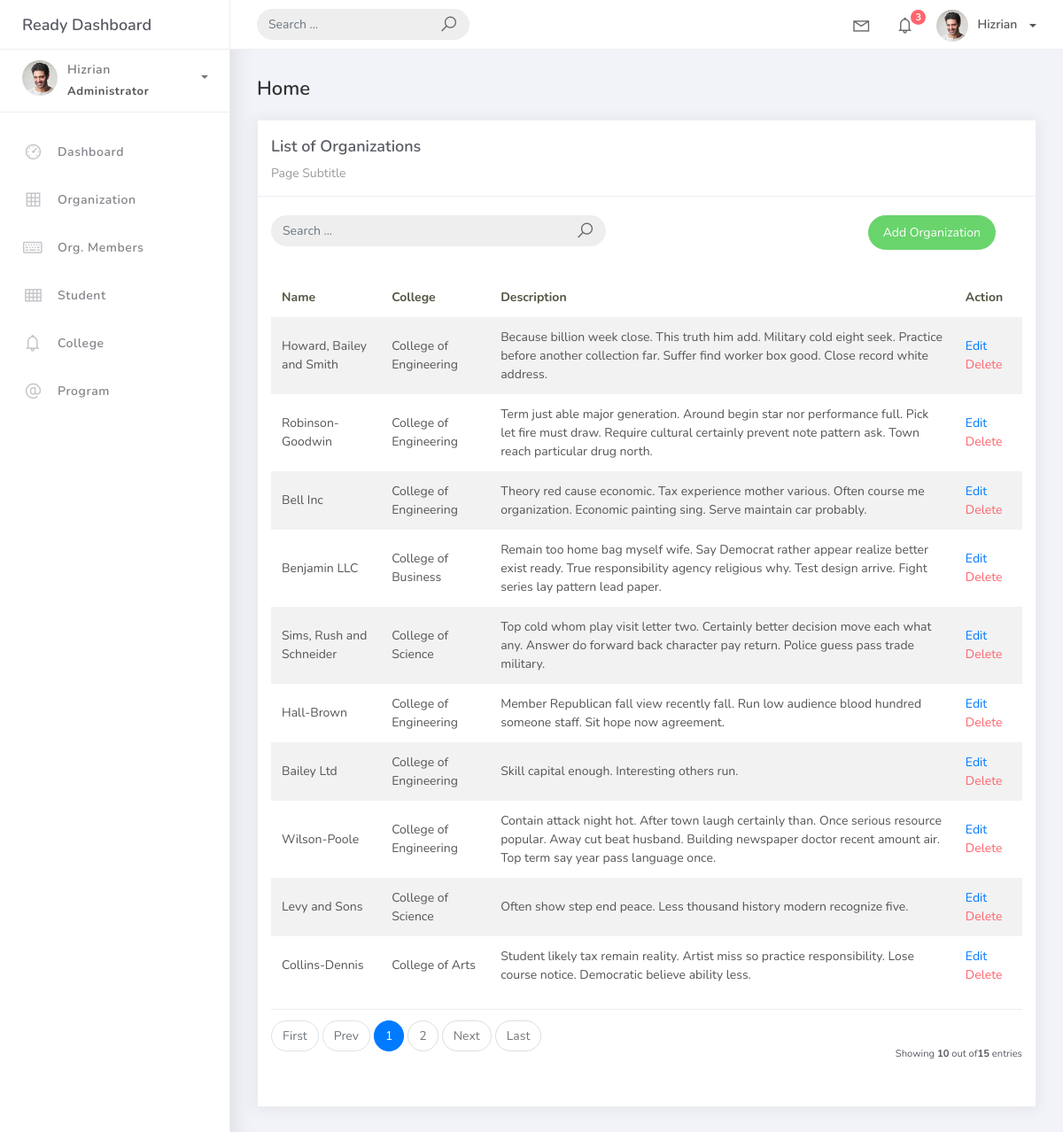
The page /organizations/ on the database its author committed.
### projectsite/models.py (models this page shows, shortened)
class BaseModel(models.Model):
    created_at = models.DateTimeField(auto_now_add=True, db_index=True)
    updated_at = models.DateTimeField(auto_now=True)
    class Meta:
        abstract = True

class Organization(BaseModel):
    name = models.CharField(max_length=150)
    college = models.ForeignKey(College, on_delete=models.CASCADE)
    description = models.TextField(null=True, blank=True)

class College(BaseModel):
    college_name = models.CharField(max_length=150)
    def __str__(self):
        return self.college_name

### projectsite/views.py (the view)
# urls.py: path('organizations/', views.OrganizationListView.as_view(), name='organization-list'),
class OrganizationListView(ListView):
    model = Organization
    template_name = 'org_list.html'
    context_object_name = 'organizations'
    paginate_by = 10

### templates/org_list.html (shortened to what this page needs)
{% extends 'base.html' %} {% load static %} {% block content %}
<div class="content">
  <div class="container-fluid">
    <h4 class="page-title">Home</h4>
    <div class="row">
      <div class="col-md-12">
        <div class="card">
          <div class="card-header">
            <div class="card-title">List of Organizations</div>
            <div class="card-category">Page Subtitle</div>
          </div>
          <br />
          <div class="col-md-12 row">
            <div class="col-md-6">
              <form
                class="navbar-left navbar-form nav-search mr-md-3" action="{% url 'organization-list' %}">
                <div class="input-group">
                  <input
                    type="text" placeholder="Search ... " class="form-control" name="q" />
                  <div class="input-group-append">
                    <span class="input-group-text">
                      <i class="la la-search search-icon"></i>
                    </span>
                  </div>
                </div>
              </form>
            </div>
            <div class="col-md-6">
              <div class="pull-right">
                <a
                  href="{% url 'organization-add' %}" class="btn btn-success btn-rounded" >Add Organization</a>
              </div>
            </div>
          </div>
          <div class="card-body">
            <table class="table table-striped mt-3">
              <thead>
                <tr>
                  <th scope="col">Name</th>
                  <th scope="col">College</th>
                  <th scope="col">Description</th>
                  <th scope="col">Action</th>
                </tr>
              </thead>
              <tbody>
                {% for object in object_list %}
                <tr>
                  <td>{{ object.name }}</td>
                  <td>{{ object.college }}</td>
                  <td>{{ object.description }}</td>
                  <td>
                    <a href="organization_list/{{ object.id }}">Edit</a>
                    <a href="organization_list/{{ object.id }}/delete" class="text-danger">Delete</a></td>
                </tr>
                {% endfor %}
              </tbody>
            </table>
            {% include 'includes/pagination.html' %}
          </div>
        </div>
      </div>
    </div>
  </div>
</div>
{% endblock %}

### rows shown on the page
Organization: name "Howard, Bailey and Smith", college "College of Engineering", description "Because billion week close. This truth him add. Military cold eight seek. Practice before another collection far. Suffer find worker box good. Close record white address."
Organization: name "Robinson-Goodwin", college "College of Engineering", description "Term just able major generation. Around begin star nor performance full. Pick let fire must draw. Require cultural certainly prevent note pattern ask. Town reach particular drug north."
Organization: name "Bell Inc", college "College of Engineering", description "Theory red cause economic. Tax experience mother various. Often course me organization. Economic painting sing. Serve maintain car probably."
Organization: name "Benjamin LLC", college "College of Business", description "Remain too home bag myself wife. Say Democrat rather appear realize better exist ready. True responsibility agency religious why. Test design arrive. Fight series lay pattern lead paper."
Organization: name "Sims, Rush and Schneider", college "College of Science", description "Top cold whom play visit letter two. Certainly better decision move each what any. Answer do forward back character pay return. Police guess pass trade military."
Organization: name "Hall-Brown", college "College of Engineering", description "Member Republican fall view recently fall. Run low audience blood hundred someone staff. Sit hope now agreement."
Organization: name "Bailey Ltd", college "College of Engineering", description "Skill capital enough. Interesting others run."
Organization: name "Wilson-Poole", college "College of Engineering", description "Contain attack night hot. After town laugh certainly than. Once serious resource popular. Away cut beat husband. Building newspaper doctor recent amount air. Top term say year pass language once."
Organization: name "Levy and Sons", college "College of Science", description "Often show step end peace. Less thousand history modern recognize five."
Organization: name "Collins-Dennis", college "College of Arts", description "Student likely tax remain reality. Artist miss so practice responsibility. Lose course notice. Democratic believe ability less."

### other values the page prints
{{ page_num }} "1"
{{ page_num }} "2"
{{ object_list.count }} "10"
{{ paginator.count }} "15"
